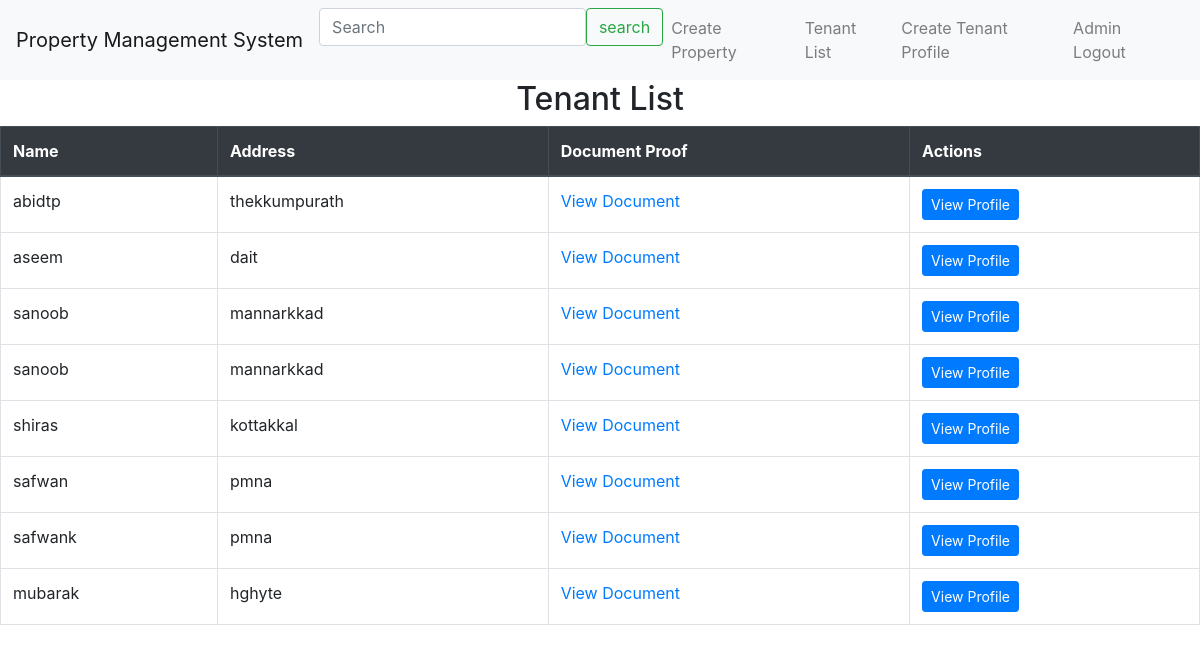
Page /tenants/ (signed in) on the committed database.
### property_management/models.py (models this page shows, shortened)
class Tenant(models.Model):
    user = models.ForeignKey(User, on_delete=models.CASCADE, null=True, blank=True)
    name = models.CharField(max_length=100)
    address = models.TextField()
    document_proof = models.FileField(upload_to='document_proofs/', null=True, blank=True)

### property_management/views.py (the view)
# urls.py: path('tenants/', TenantListView.as_view(), name='tenant_list'),
class TenantListView(ListView):
    model = Tenant
    template_name = 'tenant_list.html'
    context_object_name = 'tenants'

### templates/tenant_list.html (shortened to what this page needs)
{% extends 'base.html' %}
{% block content %}
{% if user.is_authenticated and user.is_staff %}
<h2><center>Tenant List</center></h2>
  <div class="table-responsive">
    <table class="table table-bordered table-hover">
      <thead class="thead-dark">
        <tr>
          <th>Name</th>
          <th>Address</th>
          <th>Document Proof</th>
          <th>Actions</th>
        </tr>
      </thead>
      <tbody>
        {% for tenant in tenants %}
          <tr>
            <td>{{ tenant.name }}</td>
            <td>{{ tenant.address }}</td>
            <td>
              {% if tenant.document_proof %}
                <a href="{{ tenant.document_proof.url }}" target="_blank">View Document</a>
              {% else %}
                N/A
              {% endif %}
            </td>
            <td>
              <a href="{% url 'tenant_profile' tenant.id %}" class="btn btn-primary btn-sm">View Profile</a>
            </td>
          </tr>
        {% endfor %}
      </tbody>
    </table>
  </div>
{% endif %}
{% endblock %}

### rows in the picture
Tenant: name "abidtp", address "thekkumpurath"
Tenant: name "aseem", address "dait"
Tenant: name "sanoob", address "mannarkkad"
Tenant: name "sanoob", address "mannarkkad"
Tenant: name "shiras", address "kottakkal"
Tenant: name "safwan", address "pmna"
Tenant: name "safwank", address "pmna"
Tenant: name "mubarak", address "hghyte"
